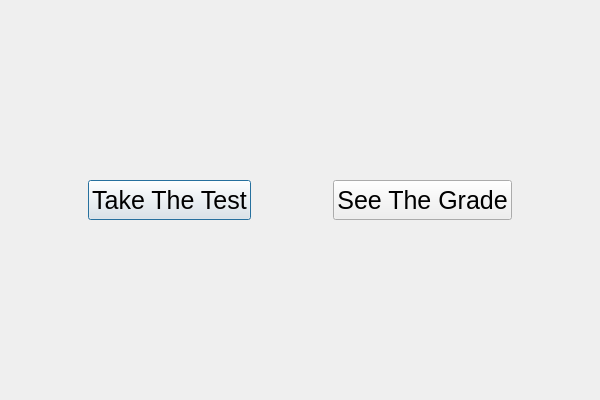
<?xml version="1.0" encoding="UTF-8"?>
<ui version="4.0">
 <class>studentChoice</class>
 <widget class="QDialog" name="studentChoice">
  <property name="geometry">
   <rect>
    <x>0</x>
    <y>0</y>
    <width>600</width>
    <height>400</height>
   </rect>
  </property>
  <property name="minimumSize">
   <size>
    <width>600</width>
    <height>400</height>
   </size>
  </property>
  <property name="windowTitle">
   <string>Dialog</string>
  </property>
  <property name="styleSheet">
   <string notr="true">*{
font:25px;
}</string>
  </property>
  <layout class="QVBoxLayout" name="verticalLayout_3">
   <item>
    <layout class="QHBoxLayout" name="horizontalLayout">
     <item>
      <spacer name="horizontalSpacer_2">
       <property name="orientation">
        <enum>Qt::Horizontal</enum>
       </property>
       <property name="sizeHint" stdset="0">
        <size>
         <width>40</width>
         <height>20</height>
        </size>
       </property>
      </spacer>
     </item>
     <item>
      <layout class="QVBoxLayout" name="verticalLayout_2">
       <item>
        <spacer name="verticalSpacer_2">
         <property name="orientation">
          <enum>Qt::Vertical</enum>
         </property>
         <property name="sizeHint" stdset="0">
          <size>
           <width>20</width>
           <height>40</height>
          </size>
         </property>
        </spacer>
       </item>
       <item>
        <widget class="QPushButton" name="pushButtonTest">
         <property name="minimumSize">
          <size>
           <width>40</width>
           <height>40</height>
          </size>
         </property>
         <property name="text">
          <string>Take The Test</string>
         </property>
        </widget>
       </item>
       <item>
        <spacer name="verticalSpacer">
         <property name="orientation">
          <enum>Qt::Vertical</enum>
         </property>
         <property name="sizeHint" stdset="0">
          <size>
           <width>20</width>
           <height>40</height>
          </size>
         </property>
        </spacer>
       </item>
      </layout>
     </item>
     <item>
      <spacer name="horizontalSpacer">
       <property name="orientation">
        <enum>Qt::Horizontal</enum>
       </property>
       <property name="sizeHint" stdset="0">
        <size>
         <width>40</width>
         <height>20</height>
        </size>
       </property>
      </spacer>
     </item>
     <item>
      <layout class="QVBoxLayout" name="verticalLayout">
       <item>
        <spacer name="verticalSpacer_4">
         <property name="orientation">
          <enum>Qt::Vertical</enum>
         </property>
         <property name="sizeHint" stdset="0">
          <size>
           <width>20</width>
           <height>18</height>
          </size>
         </property>
        </spacer>
       </item>
       <item>
        <widget class="QPushButton" name="pushButtonGrade">
         <property name="minimumSize">
          <size>
           <width>40</width>
           <height>40</height>
          </size>
         </property>
         <property name="text">
          <string>See The Grade</string>
         </property>
        </widget>
       </item>
       <item>
        <spacer name="verticalSpacer_3">
         <property name="orientation">
          <enum>Qt::Vertical</enum>
         </property>
         <property name="sizeHint" stdset="0">
          <size>
           <width>20</width>
           <height>40</height>
          </size>
         </property>
        </spacer>
       </item>
      </layout>
     </item>
     <item>
      <spacer name="horizontalSpacer_3">
       <property name="orientation">
        <enum>Qt::Horizontal</enum>
       </property>
       <property name="sizeHint" stdset="0">
        <size>
         <width>40</width>
         <height>20</height>
        </size>
       </property>
      </spacer>
     </item>
    </layout>
   </item>
  </layout>
 </widget>
 <resources/>
 <connections/>
</ui>
